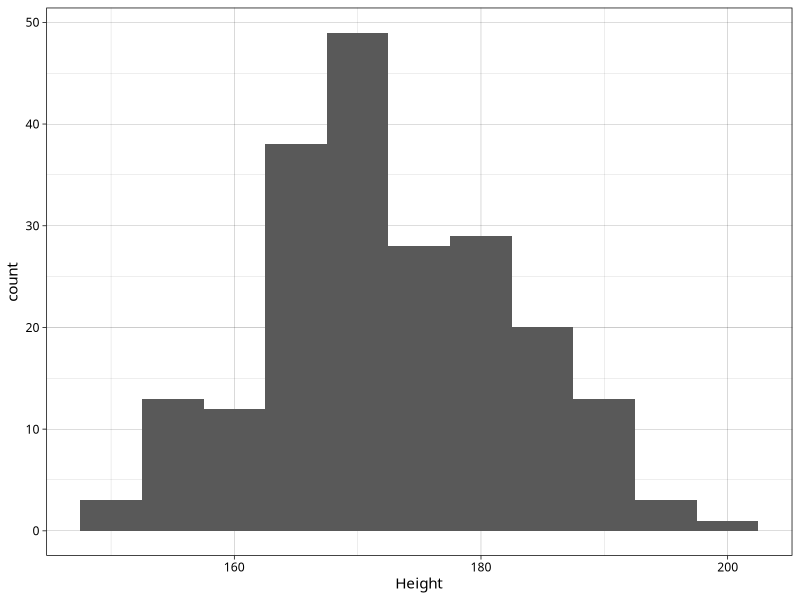
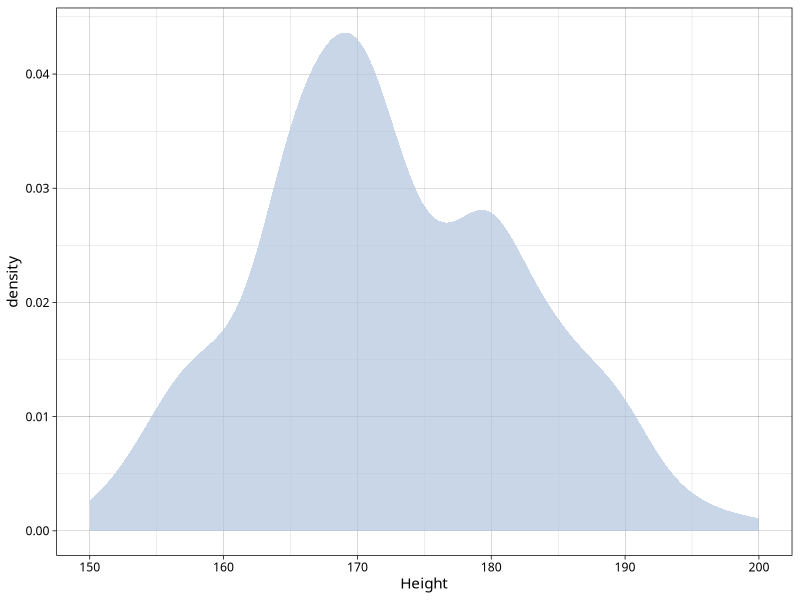
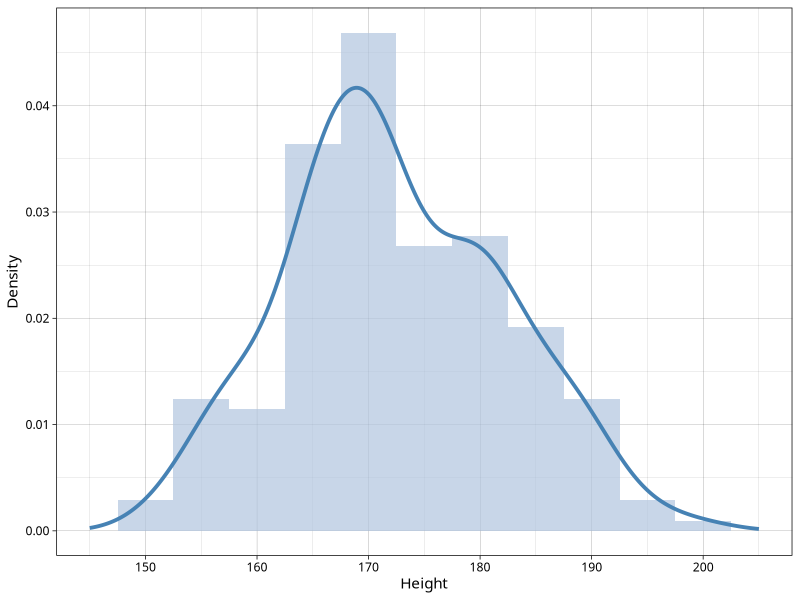
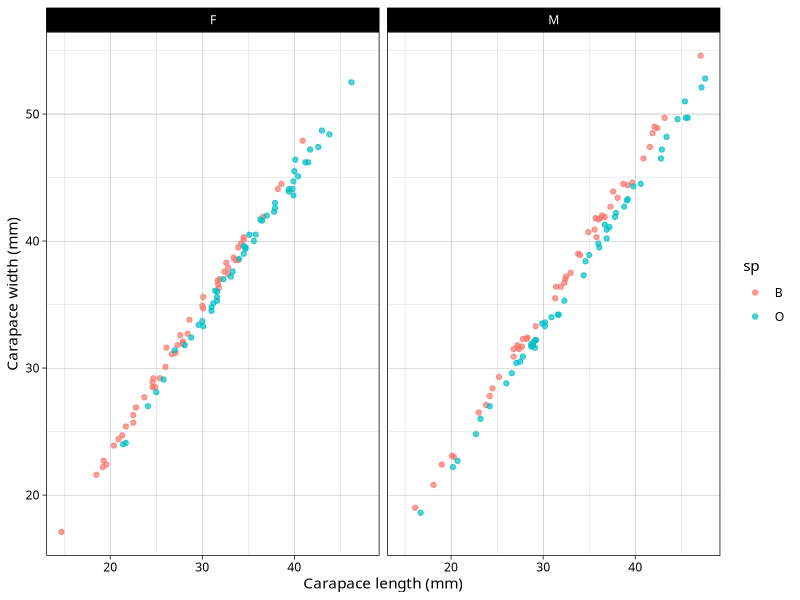
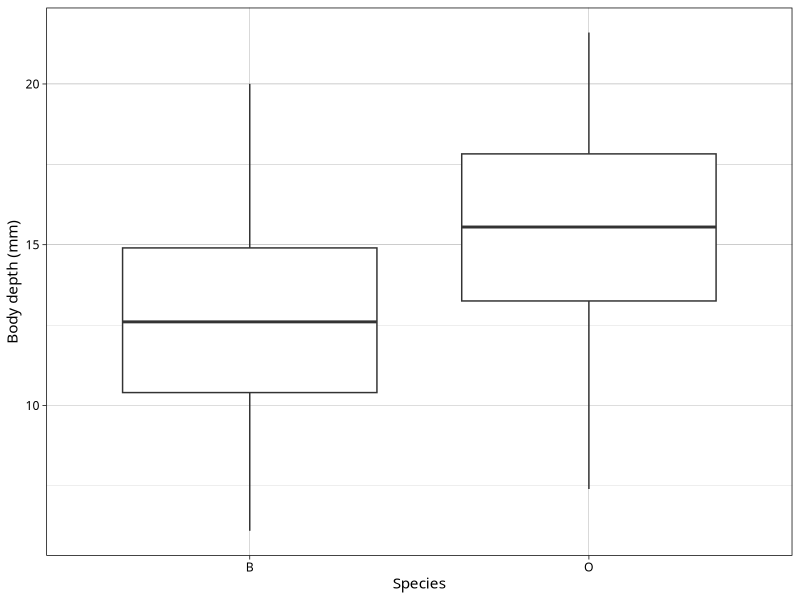
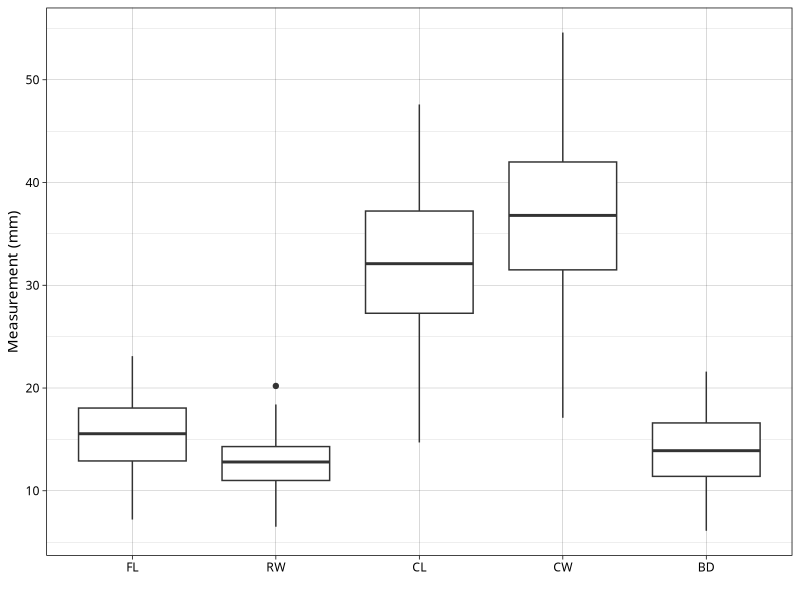
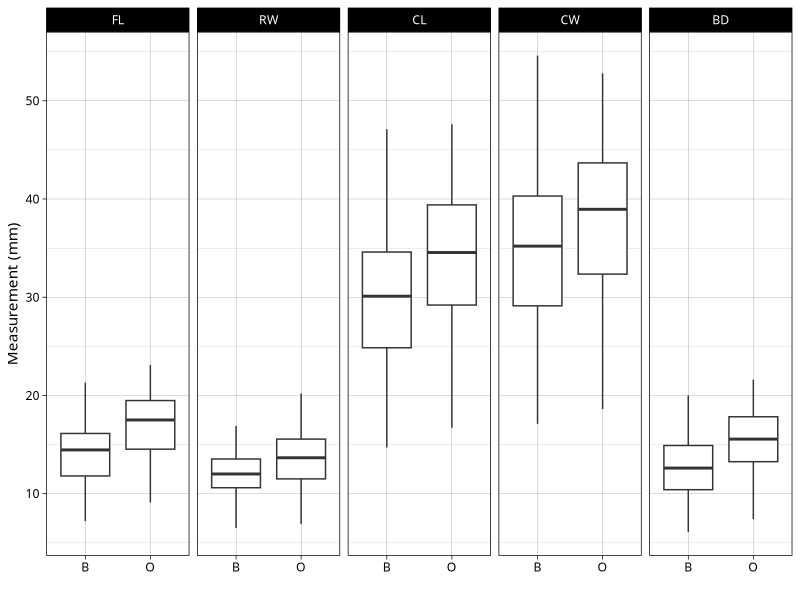
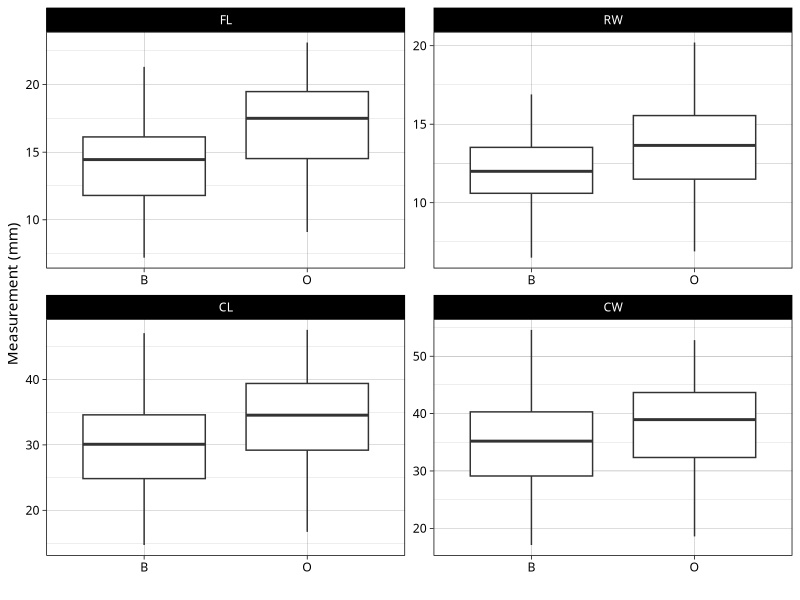

These figures' R source, in order:
## Time-stamp: <2017-11-12 13:51:38 chl>

## R script to manage figures in 03-graphics.pdf

library(ggplot2)
library(ggthemes)
library(scales)
library(MASS)

WD <- "~/git/rstats-esme/assets"
setwd(WD)

theme_set(theme_linedraw(base_family = "Fira Sans", base_size = 11))

psave <- function(filename = NULL, w = 4, h = 4 * 2/(1+sqrt(5)), r = 300, ...) {
  ggsave(filename = filename, width = w, height = h, dpi = r, ...)
}

## Simple scatterplot with lowess smoother
p <- ggplot(data = birthwt, aes(x = lwt, y = bwt))
p <- p + geom_point() + geom_smooth(method = "auto", se = FALSE, color = grey(.3))
p <- p + theme_igray(base_family = "Fira Sans", base_size = 12)
ggsave("fig_layer.png", plot = p, width = 4, height = 4*0.618)


## Sample histogram
p <- ggplot(data = survey, aes(x = Height))
p + geom_histogram(binwidth = 5)
psave("fig_histogram.png")


## Sample histogram
p <- ggplot(data = survey, aes(x = Height))
p + geom_density(adjust = 0.8, fill = "lightsteelblue", color = "transparent", alpha = 0.7)
psave("fig_density.png")


## Sample histogram with some enhancement
p <- ggplot(data = survey, aes(x = Height))
p <- p + geom_histogram(aes(y = ..density..), binwidth = 5, fill = "lightsteelblue", alpha = 0.7)
p <- p + geom_line(stat = "density", color = "steelblue", size = 1.3) + expand_limits(x = c(140, 220))
p <- p + scale_x_continuous(breaks = seq(140, 220, by = 10), limits = c(145, 205))
p + labs(y = "Density")
psave("fig_histodensity.png")


## Faceted histogram
p <- ggplot(data = crabs, aes(x = CL, y = CW, color = sp))
p <- p + geom_point(alpha = .7)
p <- p + facet_wrap(~ sex)
p + labs(x = "Carapace length (mm)", y = "Carapace width (mm)")
psave("fig_facetwrap.png")


## Boxplot
p <- ggplot(data = crabs, aes(x = sp, y = BD))
p <- p + geom_boxplot()
p + labs(x = "Species", y = "Body depth (mm)")
psave("fig_boxplot.png")


## Side by side boxplot after reshaping (1/3)
crabs.df <- reshape2::melt(crabs, measure.vars = 4:8)
p <- ggplot(data = crabs.df, aes(x = variable, y = value))
p <- p + geom_boxplot()
p + labs(x = "", y = "Measurement (mm)")
psave("fig_boxplot2.png")


## Side by side boxplot after reshaping (2/3)
p <- ggplot(data = crabs.df, aes(x = sp, y = value))
p <- p + geom_boxplot()
p <- p + facet_grid(~ variable)
p + labs(x = "", y = "Measurement (mm)")
psave("fig_boxplot3.png")


## Side by side boxplot after reshaping (3/3)
p <- ggplot(data = subset(crabs.df, variable != "BD"), aes(x = sp, y = value))
p <- p + geom_boxplot()
p <- p + facet_wrap(~ variable, nrow = 2, scales = "free")
p + labs(x = "", y = "Measurement (mm)")
psave("fig_boxplot4.png")


## Log 10 axes
## http://www.sthda.com/french/wiki/ggplot2-echelle-et-transformation-des-axes-logiciel-r-et-visualisation-de-donnees
p <- ggplot(data = Animals, aes(x = body, y = brain))
p <- p + geom_point()
p <- p + scale_x_log10(breaks = trans_breaks("log10", function(x) 10^x),
                       labels = trans_format("log10", math_format(10^.x)))
p <- p + scale_y_log10(breaks = trans_breaks("log10", function(x) 10^x),
                       labels = trans_format("log10", math_format(10^.x)))
p + annotation_logticks()
psave("fig_log10axis.png")


## Faceted histogram with custom colormap (1/2)
p <- ggplot(data = crabs, aes(x = CL, y = CW, color = sp))
p <- p + geom_point(alpha = .7)
p + scale_color_brewer()
p <- p + scale_color_manual("Species", values = c(grey(.3), "darkgoldenrod1"))
p <- p + facet_wrap(~ sex)
p + labs(x = "Carapace length (mm)", y = "Carapace width (mm)")
psave("fig_scalecolor.png")


## Faceted histogram with custom colormap (2/2)
p <- ggplot(data = crabs, aes(x = CL, y = CW, color = BD))
p <- p + geom_point()
p <- p + scale_color_distiller(palette = "OrRd")
p <- p + facet_grid(sp ~ sex)
p + labs(x = "Carapace length (mm)", y = "Carapace width (mm)")
psave("fig_scalecolor2.png")




